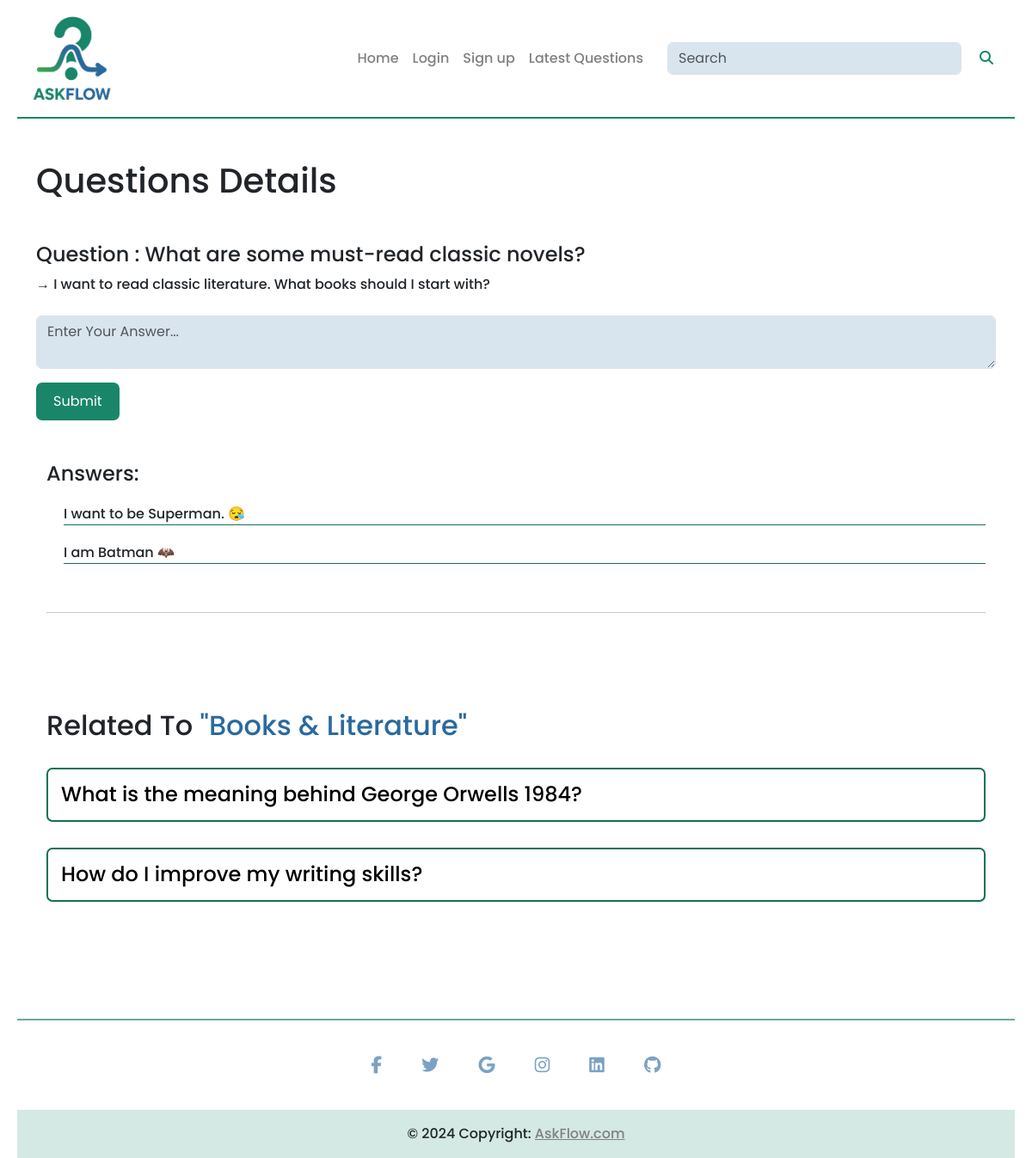
Page /?question-id=6 on the earlier database version.
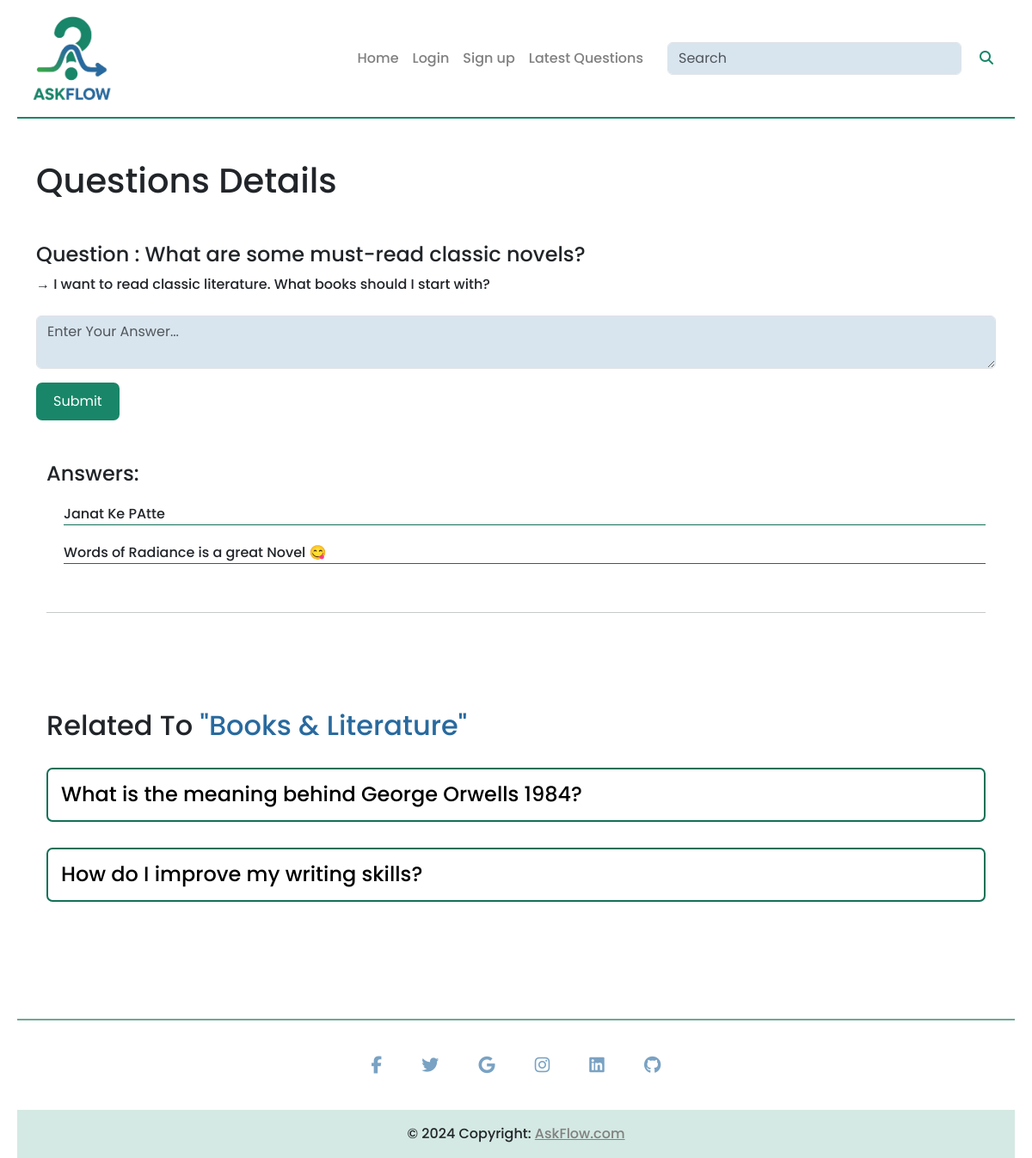
Same page on the later database version.
### tables this page shows
CREATE TABLE `answers` (
  `id` int(11) NOT NULL,
  `answer` varchar(300) NOT NULL,
  `question_id` int(100) NOT NULL,
  `user_id` int(100) NOT NULL
);

CREATE TABLE `questions` (
  `id` int(11) NOT NULL,
  `title` varchar(100) NOT NULL,
  `description` varchar(300) NOT NULL,
  `category_id` int(100) NOT NULL,
  `user_id` int(100) NOT NULL
);

### client/answer.php (the view)
<div class="container answers">
    <h4 class="mt-5">Answers: </h4>
    <?php
    $query = "SELECT * FROM `answers` WHERE question_id = $qid";
    $rezult = mysqli_query($con,$query);
    if(mysqli_num_rows($rezult) === 0) {
        echo "<div class='no-answers'>
                    <h6>No Answers Yet</h6>
                </div>";
    } else {
        foreach ($rezult as $row) {
            $answer = $row["answer"];
            echo "<p>$answer</p>";
        }
    }
    ?>
    <br><hr>
    <div class="mt-5 pt-5 relquestion">
        <?php
        $categoryQuery = "SELECT name FROM `categories` WHERE id = $cid";
        $categoryRezult = mysqli_query($con,$categoryQuery);
        $categoryRow = mysqli_fetch_assoc($categoryRezult);
        echo "<h2 class='mt-3'>Related To <span style='color:rgb(40, 106, 159)';>\"".$categoryRow["name"]."\"</span></h2>";
        $query = "SELECT * FROM `questions` WHERE category_id = $cid AND id != $qid";
        $rezult = mysqli_query($con,$query);
        foreach($rezult as $row) {
            $title = $row["title"];
            $qid = $row["id"];
            echo "<div><a href='?question-id=$qid'><h4>$title</h4></a></div>";
        }
        ?>
    </div>
</div>

Differences in the rows shown:
no longer on this page (row edited): answers: answer "I want to be Superman. 😪"
no longer on this page (row edited): answers: answer "I am Batman 🦇"
now on this page (row edited): answers: answer "Janat Ke PAtte"
now on this page (row edited): answers: answer "Words of Radiance is a great Novel 😋"
